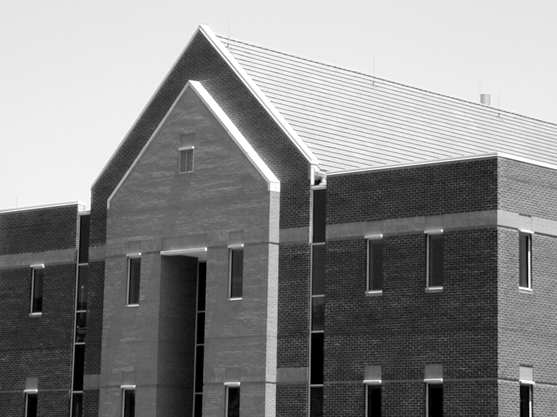
#> input picture canny/dom.png, 557 x 417 px, found by its file name
$ jupyter execute --allow-errors 11_Hough.ipynb   (older library calls are emulated)
#> lines starting #> are read from the running program, lines starting #| are printed output that depends on the picture
# Instrukcja - Transformacja Hougha

### Cel:
- zapoznanie z transformacją Hougha dla pojedynczego punktu,
- kilku punktów, prostych figur
- wykorzystanie transformacji Hougha do detekcji linii prostych na rzeczywistym obrazie
- transformacja Hougha w przestrzeni ab

### Transformacja Hougha

Transformacja Hougha dla prostych jest metodą detekcji współliniowych punktów. Każda prosta może być jednoznacznie przedstawiona za pomocą dwóch parametrów. Przestrzeń tych parametrów to przestrzeń Hougha. Najczęściej wykorzystywanymi parametrami w tej metodzie są współczynniki ρ,θ

opisujące równanie prostej w postaci normalnej:

ρ=x⋅cos(θ)+y⋅sin(θ)

gdzie: ρ - promień wodzący, θ - kąt pomiędzy ρ a osią OX.

Własności transformacji Hougha:
- prostej w przestrzeni kartezjańskiej odpowiada punkt w przestrzeni Hougha
- pękowi prostych przechdzących przez punkt w przestrzeni kartezjańskiej odpowiada krzywa sinusoidalna w przestrzeni Hougha
- punkty leżące na tej samej prostej (w przestrzeni kartezjańskiej) korespondują z sinusoidami przechodzącymi przez wspólny punkt w przestrzeni Hougha.

Metoda wyliczania transformacji Hougha składa się z następujących kroków:
- przez każdy badany (różny od zera) punkt obrazu prowadzony jest pęk prostych, przechodzących przez ten punkt
- każda z tych prostych transformowana jest do przestrzeni Hougha i tworzy tam punkt o współrzędnych ρ,θ
- w ten sposób, każdy punkt obrazu pierwotnego (pęk prostych) jest odwzorowany w sinusoidalną krzywą w przestrzeni Hougha

Przestrzeń Hougha jest przestrzenią akumulacyjną tzn. punkty sinusoidalnych krzywych, wygenerowanych dla punktów obrazu pierwotnego dodają się w miejscach, w których krzywe te przecinają się. Powstałe w ten sposób (w przestrzeni Hougha) maksima odpowiadają zbiorom punktów, należących do jednej prostej. Współrzędne ρ,θ
tego maksimum jednoznacznie określają położenie prostej na obrazie pierwotnym.

### Transformacja Hougha dla małej liczby punktów.
   1. Uruchom poniższy kod. W tablicy `im` wskaż jeden punkt, dla którego ma zostać obliczona transformata.

[cell 1]
import matplotlib.pyplot as plt
import cv2
import numpy as np
from skimage.transform import hough_line, hough_line_peaks
import os
import math

if not os.path.exists("kwadraty.png") :
    !wget https://raw.githubusercontent.com/vision-agh/poc_sw/master/11_Hough/kwadraty.png --no-check-certificate
if not os.path.exists("lab112.png") :
    !wget https://raw.githubusercontent.com/vision-agh/poc_sw/master/11_Hough/lab112.png --no-check-certificate
if not os.path.exists("dom.png") :
    !wget https://raw.githubusercontent.com/vision-agh/poc_sw/master/11_Hough/dom.png --no-check-certificate

im = np.zeros((64,64), dtype=np.uint8)

im[18, 31] = 1

fig, ax = plt.subplots()
fig.set_size_inches(4, 4)
ax.imshow(im, 'gray')
ax.axis('off')
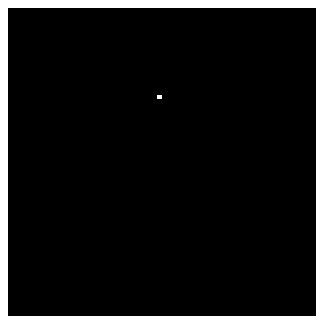
#> figure drawn by matplotlib, 1 panel

3. Wykonaj transformację Hougha obazu im. Wykorzystaj funkcję *hough_line* z modułu _skimage.transform_. Funkcja zwraca: macierz H (przestrzeń Hougha) oraz dwa wektory theta i rho dla kolejnych
4. Wyświetl przestrzeń Hougha za pomocą funkcji _plt.imshow_ (można też wykorzystać poniższą funkcję *show_hough*). Jak "wygląda" pojedynczy punkt w przestrzeni Hougha?

[cell 2]
def show_hough(h, image):
    # Generating figure 1
    fig, axes = plt.subplots(1, 2, figsize=(15, 6))
    ax = axes.ravel()

    ax[0].imshow(image, 'gray')
    ax[0].set_title('Input image')
    ax[0].set_axis_off()

    ax[1].imshow(h, 'gray')
    ax[1].set_title('Hough transform')
    ax[1].set_xlabel('Angles (degrees)')
    ax[1].set_ylabel('Distance (pixels)')
    ax[1].axis('image')

    plt.tight_layout()
    plt.show()
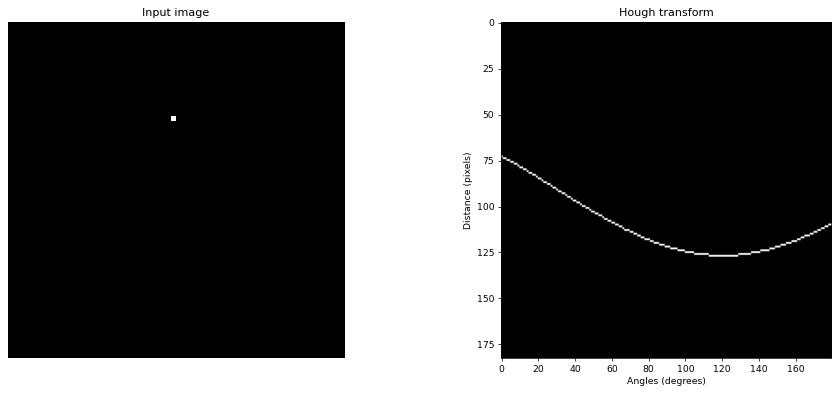
#> figure drawn by matplotlib, 2 panels

hough_im = hough_line(im)
show_hough(hough_im[0], im)

#pojedynczny punkt przedstawiany jest w postaci fali

5. Powtórz punkty 1-4, ale tym razem klinkij dwa punkty. Jak zmienia się przestrzeń Hougha?
6. Powtórz punkty 1-4, ale tym razem kliknij kilka punktów starając się aby były współliniowe. Zaobserwuj zmiany w przestrzeni Hougha
7. Poeksperymentuj z różnymi układami punktów

[cell 3]
im[45, 60] = 1
im[18, 31] = 1

# [4 lines of commented-out code are left out]

hough_im = hough_line(im)
show_hough(hough_im[0], im)

[cell 4]
im[45, 60] = 0
im[45, 31] = 1
im[18, 31] = 1
im[30,31] = 1

# [4 lines of commented-out code are left out]

hough_im = hough_line(im)
show_hough(hough_im[0], im)

[cell 5]
im[45, 60] = 1
im[45, 31] = 1
im[18, 31] = 1
im[30,31] = 1

# [4 lines of commented-out code are left out]

hough_im = hough_line(im)
show_hough(hough_im[0], im)

### Transformata Hougha dla pojedynczego obiektu

W tym podpunkcie pokazane zostanie praktycznie wykorzystanie transformaty Hougha - do detekcji prostych na sztucznym rysunku.

   1. Wczytaj obraz "kwadraty.png". Wyświetl go.
   2. Wykonaj detekcję krawędzi jedną z metod gradientowych. Ważne aby obraz krawędzi był jak najlepszej jakości - co oznacza cienkie (nawet niekoniecznie ciągłe) krawędzie - dla tego przypadku nie powinno być trudne do uzyskania. Wyświetl obraz po detekcji krawędzi.
   3. Wykonaj transformatę Hougha obrazu krawędziowego. Wykorzystaj funkcję *hough\_line*.
   4. Wyświetl macierz H. Czy widoczna jest taka liczba maksimów jakiej się spodziewamy?

[cell 6]
kwadrat = cv2.imread('kwadraty.png',cv2.IMREAD_GRAYSCALE)
kwadrat_canny=cv2.Canny(kwadrat,100,200)
#> (the rest of this cell did not finish here and is left out)

Na otrzymanym rysunku ciężko jest zauważyć odpowiednią ilość maximów

 5. W module skimage.transform dostępna jest funkcja do automatycznej analizy przestrzeni Hougha - wyszukiwania maksimów - *hough\_line\_peaks*. Jako parametry przyjmuje ona wyniki funkcji *hough\_line* (macierz H, theta i rho). Dodatkowo można podać próg powyżej którego punkt uznawany jest za maksimum (_threshold_ - domyslnie jest to połowa maksimum w przestrzeni H) oraz liczbę poszukiwanych maksimów (*num_peaks*). Funkcja zwraca współrzędne maksimów. Wykorzystaj funkcję *hough\_line\_peaks* do znalezienia maksimów odpowiadających krawędziom kwadratów.
 6. Wyświetl macierz H używając konstrukcji:

[cell 7]
fig,ax = plt.subplots(1)
ax.set_aspect('equal')
#> (the rest of this cell did not finish here and is left out)

Taki zapis pozwoli na dołożenie annotacji (okręgów) w miejscach znalezionych maksimów. Wyrysowanie okręgu w punkcie x, y (o rozmiarze 10, w czerwonym kolorze, bez wypełnienia środka) realizuje wywołanie:

**circle = plt.Circle((x, y), 10, color='r', fill=False)**

natomiast dołożenie takiego okręgu do obrazu to:

**ax.add_patch(circle)**

Zaznacz maksima na obrazie wykorzystując rezultat funkcji *hough\_line\_peaks* biorąc pod uwagę, że zwraca ona kąty w radianach z przedziału od -pi/2 do pi/2, a rho z przedziału od -r/2 do r/2 gdzie r to pionowy rozmiar przestrzeni Hougha.

#> (a cell that did not finish here is left out)

7. Istnieje też możliwość przeprowadzenia transformacji Hougha z użyciem biblioteki OpenCV. W bibliotece znajdują się dwie wersje funkcji wyszukującej linie proste - 'klasyczna' - _HoughLines_ oraz probabilistyczna _HoughLinesP_. Zadna z nich nie zwraca przestrzeni Hougha. Wynikiem działania pierwszej jest lista parametrów prostych (krotki zawierające rho, theta). Druga zwraca krotki 4-ro elementowe ze współrzędnymi końców odcinków wykorzystanych do wylicznia parametrów (czyli znalezienia prostej).
8. Wyznacz linie obecne na obrazie za pomocą funkcji _HoughLines_. Wykryte linie wyrysuj na obrazie początkowym (UWAGA: wczytanym bez konwersji na graylevel). Do wyświetlania linii wykorzystaj przykładowy kod:

[cell 9]
kwadraty = cv2.imread('kwadraty.png')
edges = cv2.Canny(kwadraty,70,150,)
lines = cv2.HoughLines(edges,1,math.pi/180,70)
#> lines = None
#> (the rest of this cell did not finish here and is left out)

9. Wyznacz odcinki obecne na obrazie za pomocą funkcji _HoughLinesP_. Wykryte odcinki wyrysuj na obrazie początkowym (UWAGA: wczytanym bez konwersji na graylevel).

[cell 10]
kwadraty = cv2.imread('kwadraty.png')
edges = cv2.Canny(kwadraty,70,150)
lines_P = cv2.HoughLinesP(edges,1,np.pi/180,50,50,10)
#> lines_P = None
#> (the rest of this cell did not finish here and is left out)

### Transformata Hougha dla obrazu rzeczywistego.

Bazując na kodzie stworzonym w punkcie B wyszukamy linie na obrazie rzeczywistym.
   1. Wczytaj obraz "lab112.png". Wyświetl go.
   2. Wykorzystując wszystkie poznane techniki przetwarzania obrazów (filtracja, przekształcenia morfologiczne, binaryzację, detekcję krawędzi) wyodrębnij krawędzie samych kwadratów - tak aby były jak najlepszej jakości (cienkie) - jednocześnie eliminując z obrazu zakłócenia.
   3. Wykorzystaj funkcje *hough_line* i *hough_line_peaks* do detekcji linii na obrazie, a następnie np. wykorzystując kod z punktu 8 poprzedniego ustępu wyrysuj na oryginalnym obrazie znalezione linie.

[cell 11]
lab112 = cv2.imread('lab112.png',cv2.IMREAD_GRAYSCALE)
#> (the rest of this cell did not finish here and is left out)

[cell 12]
lab112 = cv2.imread('lab112.png',cv2.IMREAD_GRAYSCALE)
#> (the rest of this cell did not finish here and is left out)

Na podstawie linii możliwe jest odwzorowanie kształtu kwadratów - rekonstrukcja powiodła się

4. Wczytaj obraz "dom.png". Wypróbuj działanie transformacji Hougha na tym obrazie z wykorzystaniem funkcji _cv2.HoughLinesP_  (oczywiście po odpowiednich przekształceniach). Postaraj się tak przygotować obraz z krawędziami i dobrać parametry aby wyrysować na oryginalnym obrazie odcinki obejmujące zarysy domu. Weź pod uwage dodatkowe parametry funkcji, takie jak:   minLineLength, maxLineGap.

[cell 13]
dom_col = cv2.imread('dom.png')
#> dom_col is the input picture: shape (417, 557, 3); min 0, max 255, mean 133.3
dom = cv2.imread('dom.png',cv2.IMREAD_GRAYSCALE)
#> dom: shape (417, 557); min 0, max 255, mean 133.3
plt.imshow(dom,'gray')
plt.title('Dom-obraz oryginalny')
plt.axis('off')
plt.show()

[cell 14]
blur = cv2.GaussianBlur(dom,(7,7),2)
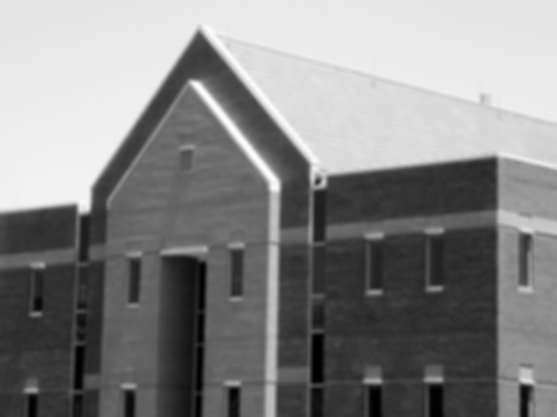
#> blur: shape (417, 557); min 0, max 254, mean 133.3
lap_blur = cv2.Laplacian(blur,cv2.CV_32F)
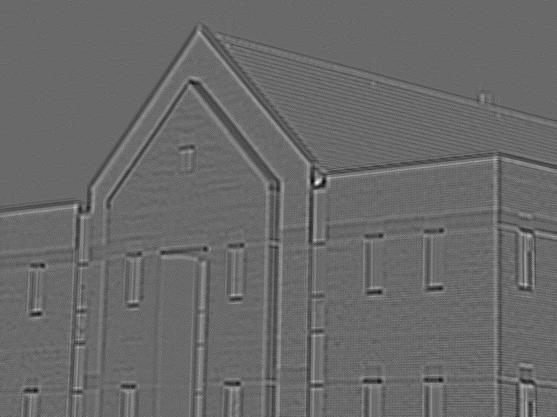
#> lap_blur: shape (417, 557) float32; min -27, max 38, mean 0; drawn with min black and max white
#> (the rest of this cell did not finish here and is left out)
